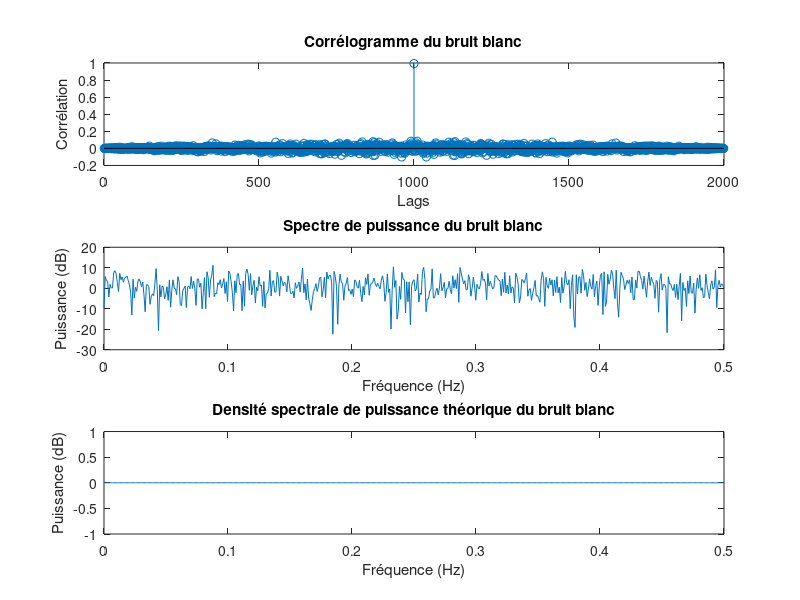

Here is the MATLAB script that generated this plot:
%% Sallmone Armela & Mony Alexandra
%% Groupe 5
clear;
close all;
clc;

%% Corrélogramme
% Paramètres
moyenne = 0;
variance = 1;
N = 1000; % Taille de l'échantillon

% Générer le bruit blanc
bruit_blanc = moyenne + sqrt(variance) * randn(1, N);

% Calcul du corrélogramme
correlogramme = xcorr(bruit_blanc, 'biased');

% Tracé du corrélogramme
figure;
subplot(3,1,1);
stem(correlogramme);
title('Corrélogramme du bruit blanc');
xlabel('Lags');
ylabel('Corrélation');

% Calcul du spectre de puissance
[pxx, f] = periodogram(bruit_blanc, [], [], 1);

% Tracé du spectre de puissance
subplot(3,1,2);
plot(f, 10*log10(pxx));
title('Spectre de puissance du bruit blanc');
xlabel('Fréquence (Hz)');
ylabel('Puissance (dB)');

% Densité spectrale de puissance théorique
psd_theorique = variance * ones(size(f));
subplot(3,1,3);
plot(f, 10*log10(psd_theorique));
title('Densité spectrale de puissance théorique du bruit blanc');
xlabel('Fréquence (Hz)');
ylabel('Puissance (dB)');
